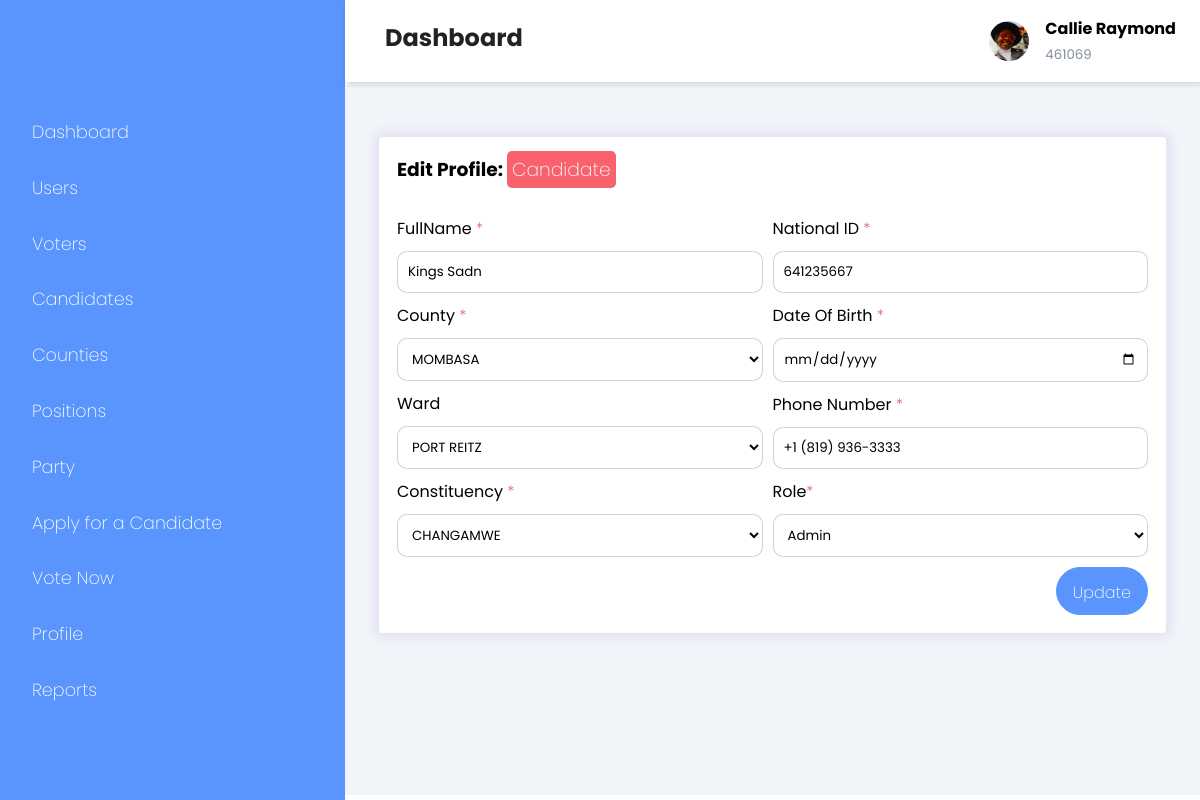
Page /admin/edit-user.php?edit_user=8 (signed in) on the committed database.
### tables this page shows
CREATE TABLE `users` (
  `id` int(11) NOT NULL,
  `voter_id` int(11) NOT NULL,
  `fullname` varchar(255) NOT NULL,
  `date_of_birth` varchar(255) DEFAULT NULL,
  `national_id` int(11) NOT NULL,
  `phone_number` varchar(255) NOT NULL,
  `county` varchar(255) NOT NULL,
  `constituency` varchar(255) NOT NULL,
  `ward` varchar(255) NOT NULL,
  `is_admin` tinyint(1) DEFAULT NULL,
  `is_voter` tinyint(1) DEFAULT NULL,
  `is_candidate` tinyint(1) DEFAULT NULL,
  `party` varchar(255) DEFAULT NULL,
  `position` varchar(255) DEFAULT NULL,
  `is_verified` int(11) NOT NULL DEFAULT 0,
  `password` text NOT NULL,
  `created_at` timestamp NOT NULL DEFAULT current_timestamp()
);

### functions/functions.php (called while the page is built, shortened)
<?php include "../db/helpers.php";
if (isset($_GET['edit_user'])) {
    $id = $_GET['edit_user'];
    $sql = "SELECT * FROM users WHERE id = '$id' LIMIT 1";
    $result = query($sql);
    if (mysqli_num_rows($result) == 1) {
        while ($row = fetch_array($result)) {
            $fullname = $row['fullname'];
            $national_id = $row['national_id'];
            $phone_number = $row['phone_number'];
            $is_admin = $row['is_admin'];
            $is_candidate = $row['is_candidate'];
            if ($is_admin) {
                $role = "Admin";
            } elseif ($is_candidate) {
                $role = "Candidate";
            } else {
                $role = "Voter";
            }
        }
    } else {
        redirect("users.php");
    }
}

### admin/edit-user.php (the view, shortened to what this page needs)
<?php
include "../shared/header.php";
?>
<div class="main-content">
    <?php include "../shared/top-nav.php" ?>
    <main>
        <div class="add-user-grid">
            <div class="add-users">
                <div class="card">
                    <div class="card-header">
                        <h3>Edit Profile: <span class="badge bg-secondary"><?php echo $role ?></h3>
                    </div>
                    <div class="card-body">
                        <form action="<?php echo htmlspecialchars($_SERVER["PHP_SELF"]); ?>" method="post">
                            <div class="row">
                                <div class="col-6 pr-5">
                                    <label for="fullname">FullName <span class="text-danger">*</label>
                                    <input type="text" id="fullname" name="fullname" placeholder="FullName" value="<?php echo $fullname ?>" required><br>
                                    <label for="county">County <span class="text-danger">*</label>
                                    <select id="county" name="county">
                                        <?php echo counties() ?>
                                    </select>
                                    <label for="ward">Ward</label>
                                    <select id="ward" name="ward">
                                        <? wards() ?>
                                    </select>
                                    <label for="constituency">Constituency <span class="text-danger">*</label>
                                    <select id="constituency" name="constituency">
                                        <?php echo constituency() ?>
                                    </select>
                                </div>
                                <div class="col-6">
                                    <label for="nationalID">National ID <span class="text-danger">*</label>
                                    <input type="number" id="nationalID" name="national_id" placeholder="Minimum of 8 digits required..." value="<?php echo $national_id ?>" required><br>
                                    <label for="date">Date Of Birth <span class="text-danger">*</label>
                                    <input type="date" id="date" name="date_of_birth" value="<?php echo $date_of_birth ?>"><br>
                                    <label for="phonenumber">Phone Number <span class="text-danger">*</label>
                                    <input type="text" id="phonenumber" name="phone_number" placeholder="Please enter valid phone number..." value="<?php echo $phone_number ?>" required><br>
                                    <label for="role">Role<span class="text-danger">*</label>
                                    <select id="role" name="role">
                                        <option value="admin">Admin</option>
                                    </select>
                                    <div class="create-btn">
                                        <button type="submit" class="button" name="update_user"><span class="las la-save"></span><span>Update</span></button>
                                    </div>
                                </div>
                            </div>
                        </form>
                    </div>
                </div>
            </div>
        </div>
    </main>
</div>
<?php include "../shared/footer.php"; ?>

### shared/header.php (shortened to what this page needs)
<?php include "../functions/functions.php"; ?>
<!DOCTYPE html>
<html>
<head>
    <link rel="stylesheet" href="https://maxst.icons8.com/vue-static/landings/line-awesome/line-awesome/1.3.0/css/line-awesome.min.css">
    <link rel="stylesheet" href="//cdn.datatables.net/1.11.5/css/jquery.dataTables.min.css">
    <link rel="stylesheet" href="../assets/css/index.css">
</head>
<body>
    <?php include "siderbar.php"; ?>

### shared/siderbar.php (shortened to what this page needs)
<div class="sidebar">
    <div class="sidebar-menu nav">
        <ul>
            <li><a href="index.php"><span class="las la-igloo"></span><span>Dashboard</span></a>
            </li>
        </ul>
        <?php if (is_admin() == 1) : ?>
            <ul>
                <li><a href="users.php"><span class="las la-users"></span><span>Users</span></a></li>
            </ul>
            <ul>
                <li><a href="voters.php"><span class="las la la-user-circle"></span><span>Voters</span></a></li>
            </ul>
            <ul>
                <li><a href="candidates.php"><span class="las la-address-card"></span><span>Candidates</span></a></li>
            </ul>
            <ul>
                <li><a href="counties.php"><span class="las la-map-marker"></span><span>Counties</span></a></li>
            </ul>
            <ul>
                <li><a href="positions.php"><span class="las la-thumbtack"></span><span>Positions</span></a></li>
            </ul>
            <ul>
                <li><a href="parties.php"><span class="las la-sitemap"></span><span>Party</span></a></li>
            </ul>
            <ul>
                <li><a href="apply-candidate.php"><span class="las la-address-card"></span><span>Apply for a Candidate</span></a></li>
            </ul>
        <?php endif ?>
        <ul>
            <li><a href="vote-now.php"><span class="las la-hand-paper"></span><span>Vote Now</span></a></li>
        </ul>
        <ul>
            <li><a href="profile.php?edit_profile"><span class="las la-user"></span><span>Profile</span></a></li>
        </ul>
        <?php if (is_admin() == 1) : ?>
            <ul>
                <li><a href="reports.php"><span class="las la-file-alt"></span><span>Reports</span></a></li>
            </ul>
        <?php endif ?>
    </div>
</div>

### shared/top-nav.php
<header>
    <h2>
        <label for="nav-toggle"><span class="las la-bars"></span></label>
        Dashboard
    </h2>
    <div class="user-wrapper">
        <img src="../assets/images/New.jpg" width="40px" height="40px" alt="Profile image">
        <div>
            <h4><? echo $_SESSION["name"] ?></h4>
            <small><? echo $_SESSION["voter_id"] ?></small>
        </div>
    </div>
</header>

### db/helpers.php (shortened to what this page needs)
<?php include "connection.php";
function fetch_array($result)
{
    return  mysqli_fetch_array($result);
}
function query($sql)
{
    global $connection;
    return mysqli_query($connection, $sql);
}
function count_rows($result)
{
    return mysqli_num_rows($result);
}
function counties()
{
    $results = query("SELECT DISTINCT(county_name) FROM counties");
    if (count_rows($results) > 0) {
        while ($row = mysqli_fetch_assoc($results)) {
            echo '<option value="' . $row["county_name"] . '">' . $row["county_name"] . '</option>';
        }
    }
    return;
}
function constituency()
{
    $results = query("SELECT DISTINCT(constituency_name) FROM counties");
    if (count_rows($results) > 0) {
        while ($row = mysqli_fetch_assoc($results)) {
            echo '<option value="' . $row["constituency_name"] . '">' . $row["constituency_name"] . '</option>';
        }
    }
    return;
}
function wards()
{
    $results = query("SELECT DISTINCT(ward_name) FROM counties");
    if (count_rows($results) > 0) {
        while ($row = mysqli_fetch_assoc($results)) {
            echo '<option value="' . $row["ward_name"] . '">' . $row["ward_name"] . '</option>';
        }
    }
    return;
}
function is_admin()
{
    if (isset($_SESSION['voter_id'])) {
        $voter_id = $_SESSION['voter_id'];
        $results = query("SELECT * FROM users WHERE voter_id = '$voter_id'");
        if (count_rows($results) > 0) {
            while ($row = mysqli_fetch_assoc($results)) {
                return $row['is_admin'];
            }
        }
    }
}

### shared/footer.php (shortened to what this page needs)
</body>
</html>

### assets/css/index.css (style rules this page uses)
* { margin: 0; padding: 0; box-sizing: border-box; font-family: 'Poppins'; list-style-type: none; text-decoration: none; }
:root { --main-color: #5995fd; --color-dark: #1d2231; --text-grey: #8390a2; }
.col-6 { width: 50%; float: left; }
.sidebar { width:345px; position: fixed; left: 0; top: 0; height: 100%; background: var(--main-color); z-index: 100; transition: width 300ms; }
.sidebar-menu { margin-top: 7rem; }
.sidebar-menu li { width: 100%; margin-bottom: 1.3rem; }
.sidebar-menu a { padding-left: 1rem; display: block; color: #fff; font-size: 1.1rem; }
.sidebar-menu a span:first-child { font-size: 1.5rem; padding-right: 1rem; }
.main-content { margin-left: 345px; transition: margin-left 300ms; }
header { background: #fff; display: flex; justify-content: space-between; padding: 1rem 1.5rem; box-shadow: 2px 2px 5px rgba(0,0,0,0.2); position: fixed; left: 345px; width: calc(100% - 345px); top: 0; z-index: 100; transition: left 300ms; }
header h2 { color: #222; }
header label span { font-size: 1.7rem; padding-right: 1rem; }
.user-wrapper { display: flex; align-items: center; }
.user-wrapper img { border-radius: 50%; margin-right: 1rem; }
.user-wrapper small { display: inline-block; color: var(--text-grey); }
main { margin-top: 85px; padding: 2rem 1.5rem; background: #f1f5f9; min-height: calc(100vh - 90px); }
.card { background: #fff; border-radius: 5px; }
.card-body, .card-header { padding: 1rem; }
.card-header { display: flex; justify-content: space-between; align-items: center; }
.bg-secondary { background-color: #f9616d; padding: 5px; border-radius: 5px; color: #fff; }
.button { background-color: #5995fd; border-radius: 25px; color: #fff; font-size: 1rem; padding: .5rem 1rem; border: 1px solid var(--main-color); }
#fullname, #phonenumber, #password, #password2, #nationalID, #county, #date, #constituency, #ward, #role, #position, #party { width:100%; padding: 10px; margin: 10px 0; margin-left: 0px; border: 1px solid rgba(128, 128, 128, 0.356) ; border-radius: 10px; background-color: #fff; }
.card { text-align: left; position: relative; display: flex; flex-direction: column; word-wrap: break-word; background-color: #fff; background-clip: border-box; border: 2px solid #fff; border-radius: 0.25rem; }
.row { display: flex; flex-wrap: wrap; }
.text-danger { color: #dc3545!important; }
.create-btn { display: flex; justify-content: flex-end; }
img { vertical-align: middle; border-style: none; margin-right: 10px; border-radius: 50px; }
.card { position: relative; display: flex; flex-direction: column; min-width: 0; margin-top: 20px; margin-inline: 10px; word-wrap: break-word; background-color: #fff; background-clip: border-box; border: 2px solid #fff; border-radius: 0.25rem; box-shadow: 0 0 11px 5px rgb(103 58 183 / 10%); transition: all 300ms ease-in-out; -webkit-transition: all 300ms ease-in-out; }
span { font-weight: 200; }

### shared/header.php (style rules this page uses)
.pr-5 { padding-right: 10px; }

### rows in the picture
users: role "Candidate", fullname "Kings Sadn", national_id "641235667", phone_number "+1 (819) 936-3333"

### other values in the picture
$_SESSION["name"] "Callie Raymond"
$_SESSION["voter_id"] "461069"
form field county "MOMBASA"
form field ward "PORT REITZ"
form field constituency "CHANGAMWE"
